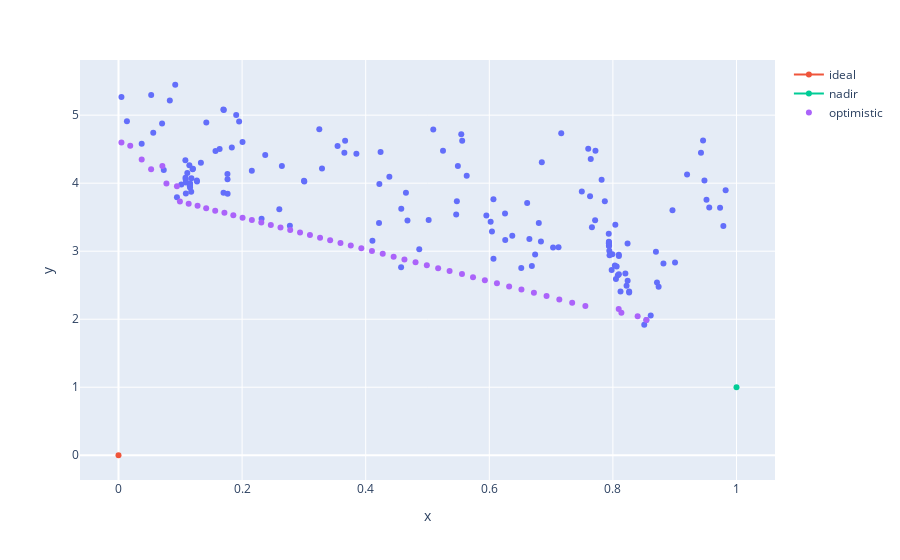

The notebook cell this image was saved under:
### Code cell
fig.add_scatter(x=objectives[:,0], y=objectives[:,1], name="optimistic", mode="markers")

### Figure 1 — Plotly figure (JSON) as saved in the notebook; plotly's stock layout.template omitted (floating-point values rounded to 4 significant figures; data arrays with more than 128 entries replaced by an {"elided": "..."} marker saying what was removed)
{"data": [{"hoverlabel": {"namelength": 0}, "hovertemplate": "x=%{x}<br>y=%{y}", "legendgroup": "", "marker": {"color": "#636efa", "symbol": "circle"}, "mode": "markers", "name": "", "showlegend": false, "type": "scatter", "x": {"elided": "148 float values"}, "xaxis": "x", "y": {"elided": "148 float values"}, "yaxis": "y"}, {"name": "ideal", "type": "scatter", "x": [0], "y": [0]}, {"name": "nadir", "type": "scatter", "x": [1], "y": [1]}, {"mode": "markers", "name": "optimistic", "type": "scatter", "x": [0.8542, 0.07757, 0.8138, 0.004778, 0.1419, 0.2465, 0.1135, 0.6722, 0.07095, 0.2622, 0.6926, 0.5928, 0.1714, 0.7133, 0.652, 0.3098, 0.4989, 0.01899, 0.05278, 0.2311, 0.2938, 0.4452, 0.09938, 0.3759, 0.3592, 0.4101, 0.5558, 0.2007, 0.84, 0.3261, 0.1279, 0.4275, 0.03751, 0.5172, 0.2778, 0.09456, 0.5737, 0.4806, 0.4627, 0.7341, 0.7554, 0.3929, 0.8094, 0.2158, 0.1565, 0.1858, 0.5357, 0.3425, 0.6321, 0.6124], "y": [1.988, 3.996, 2.095, 4.596, 3.631, 3.385, 3.697, 2.388, 4.251, 3.349, 2.34, 2.574, 3.565, 2.291, 2.435, 3.237, 2.794, 4.55, 4.204, 3.421, 3.275, 2.92, 3.73, 3.082, 3.121, 3.002, 2.665, 3.493, 2.042, 3.199, 3.668, 2.961, 4.346, 2.751, 3.312, 3.956, 2.619, 2.837, 2.879, 2.243, 2.193, 3.042, 2.15, 3.457, 3.596, 3.528, 2.707, 3.16, 2.482, 2.528]}], "layout": {"legend": {"tracegroupgap": 0}, "margin": {"t": 60}, "xaxis": {"anchor": "y", "domain": [0, 1], "title": {"text": "x"}}, "yaxis": {"anchor": "x", "domain": [0, 1], "title": {"text": "y"}}}}
